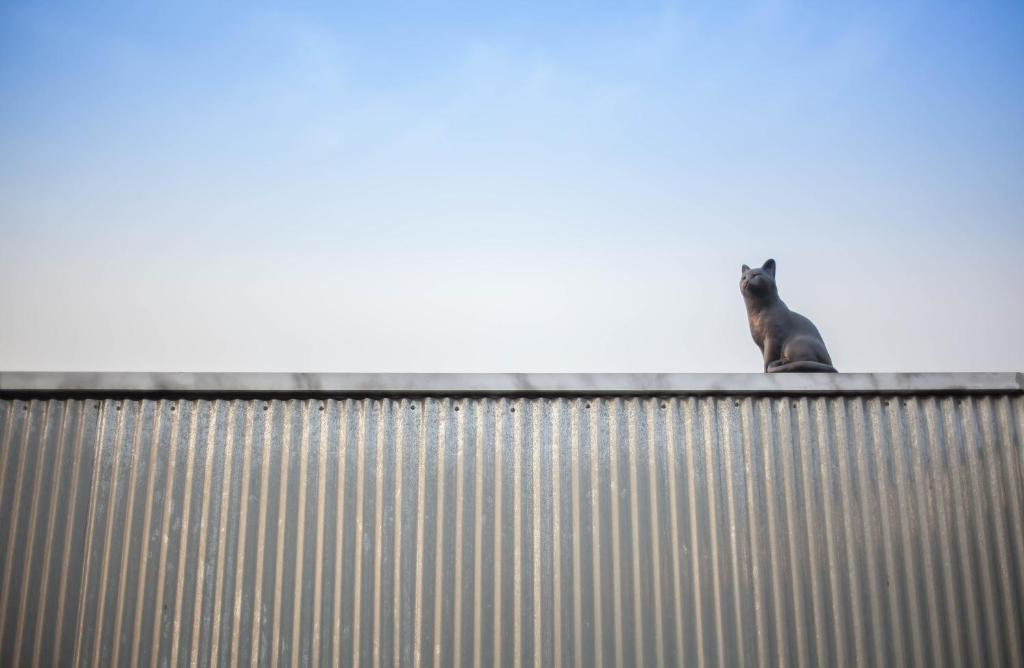
#> input picture test_image/test_5.jpg, 1024 x 668 px
$ jupyter execute image_processing.ipynb
#> lines starting #> are read from the running program, lines starting #| are printed output that depends on the picture
[cell 1]
import numpy as np
import cv2
import matplotlib.pyplot as plt
import PIL
from PIL import Image, ImageDraw

[cell 2]
img_path = "test_image/test_5.jpg"

[cell 3]
def read_image(file_path, to_rgb=True, use_cv2=False):
#> called with file_path = 'test_image/test_5.jpg', to_rgb = True, use_cv2 = False
    if use_cv2:
        img = cv2.imread(file_path)
        if to_rgb:
            img = cv2.cvtColor(img, cv2.COLOR_BGR2RGB)
    else:
        img = Image.open(file_path)
#> img is the input picture: PIL image 1024x668 RGB; mean R, G, B 167.6, 177, 188.9
        img = img.convert('RGB')
    return img

def resize_image(img, new_size):
    new_h = new_size[0]
    new_w = new_size[1]
    new_img = cv2.resize(img, (new_h, new_w))
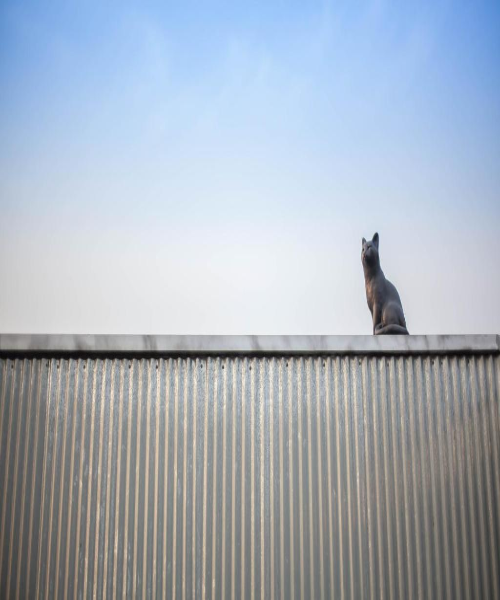
#> new_img: shape (600, 500, 3); mean B, G, R 188.8, 176.9, 167.5
    return new_img

[cell 4]
read_image(img_path)

[cell 5]
img = cv2.imread(img_path)
new_img = resize_image(img, [500, 600])
print(img.shape)
#| (668, 1024, 3)
print(new_img.shape)
#| (600, 500, 3)

[cell 6]
import mipkit

[cell 7]
mipkit.immulshow([img, new_img])
#> (this line was passed over: mipkit is not available in this run)

$ run again, with test_image/test_2.jpg copied over test_image/test_5.jpg
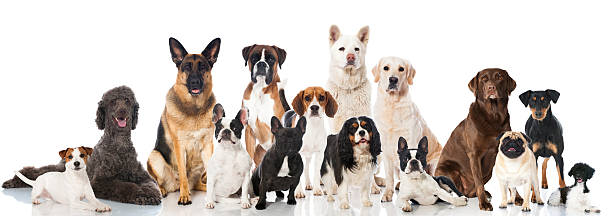
#> input picture test_image/test_2.jpg, 612 x 216 px
#> in read_image, img is the input picture: PIL image 612x216 RGB; mean R, G, B 206.3, 198.7, 193.4
#> img: shape (216, 612, 3)
#> in resize_image, `new_img = cv2.resize(img, (new_h, new_w))`:
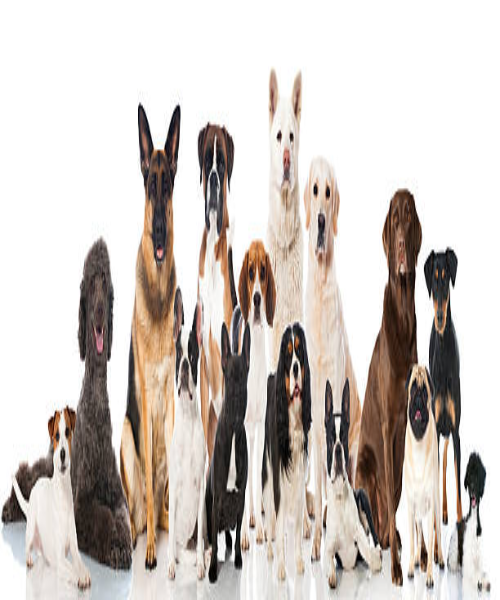
#> new_img: shape (600, 500, 3); mean B, G, R 193.3, 198.7, 206.2
#| (216, 612, 3)
#| (600, 500, 3)

$ run again, with test_image/test_3.jpg copied over test_image/test_5.jpg
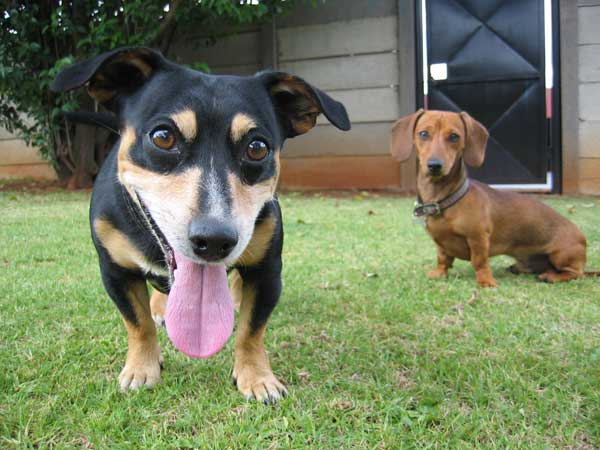
#> input picture test_image/test_3.jpg, 600 x 450 px
#> in read_image, img is the input picture: PIL image 600x450 RGB; mean R, G, B 116.8, 124.8, 94.6
#> img: shape (450, 600, 3)
#> in resize_image, `new_img = cv2.resize(img, (new_h, new_w))`:
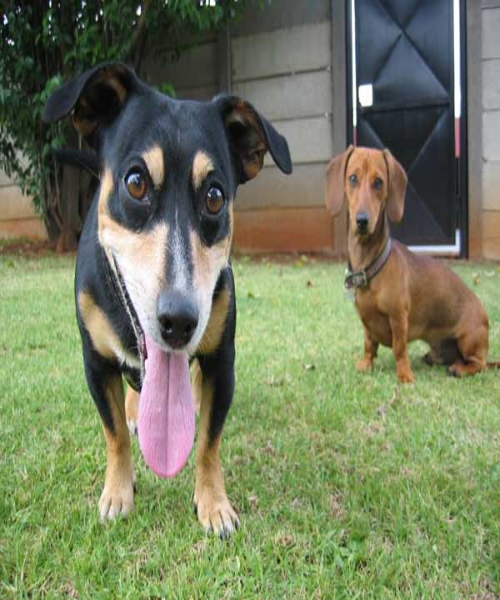
#> new_img: shape (600, 500, 3); mean B, G, R 94.5, 124.7, 116.7
#| (450, 600, 3)
#| (600, 500, 3)

$ run again, with test_image/test_4.jpg copied over test_image/test_5.jpg
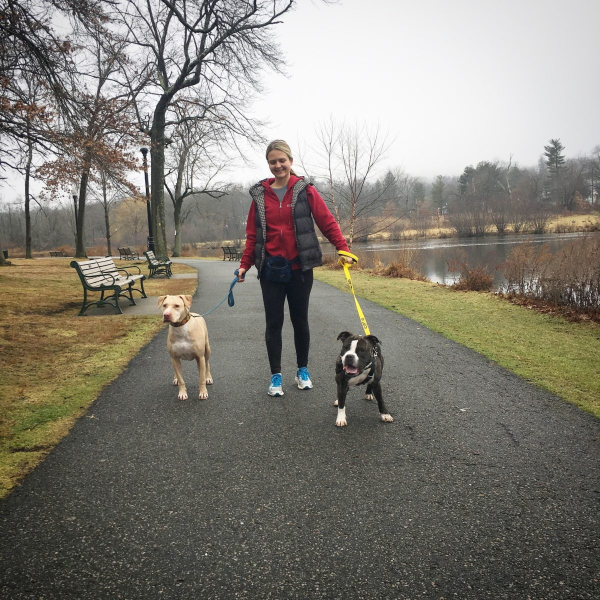
#> input picture test_image/test_4.jpg, 1200 x 1200 px (shown at 1/2 size)
#> in read_image, img is the input picture: PIL image 1200x1200 RGB; mean R, G, B 131.1, 127.2, 118
#> img: shape (1200, 1200, 3)
#> in resize_image, `new_img = cv2.resize(img, (new_h, new_w))`:
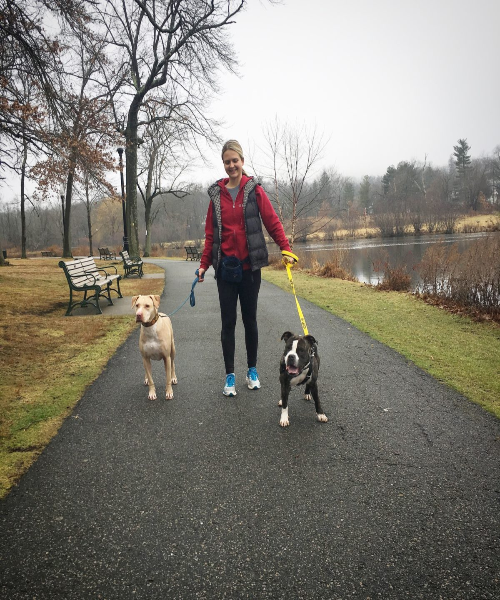
#> new_img: shape (600, 500, 3); mean B, G, R 118, 127.2, 131
#| (1200, 1200, 3)
#| (600, 500, 3)
